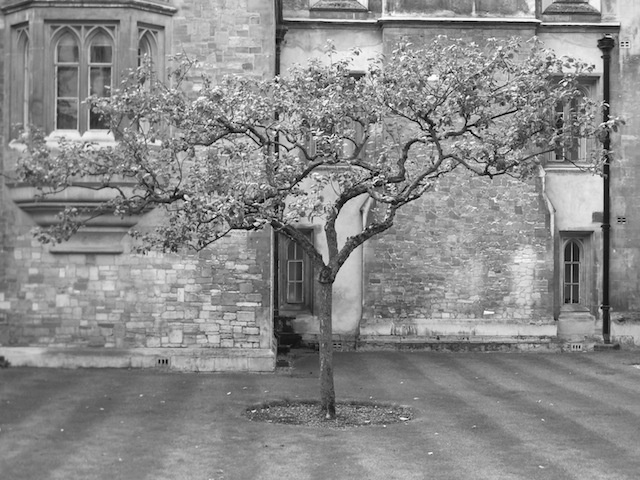
//> input picture imgProc/06/filter2D/apple_grayscale.jpg, 640 x 480 px
$ ./filter2D   (built with g++ and OpenCV 4)
//> lines starting //> are read from the running program, lines starting //| are printed output that depends on the picture
#include <iostream>
// OpenCV用のヘッダファイル
#include <opencv2/opencv.hpp>
// 画像ファイル (サイズは小さめが良い)
#define FILE_NAME "apple_grayscale.jpg"
#define WINDOW_NAME_INPUT "input"
#define WINDOW_NAME_OUTPUT "output"

int main(int argc, const char *argv[])
{

    // 画像の入力
    cv::Mat src_img; // 画像の型と変数

    src_img = cv::imread(FILE_NAME, 0); // 画像の読み込みグレースケール
//> src_img is the input picture: 480 rows x 640 cols, CV_8UC1; min 0, max 255, mean 137.8

    if (src_img.empty())
    { // 入力失敗の場合
        fprintf(stderr, "File is not opened.\n");
        return (-1);
    }
    cv::Mat dst_img;

    cv::Mat tmp_img;
    //  横方向微分フィルタdouble filter_h[] = { 0., 0., 0.,
    //                        -1., 0., 1.,
    //                        0., 0., 0. };
    //  縦方向微分フィルタdouble filter_h[] = { 0., -1., 0.,
    //                        0., 0., 0.,
    //                        0., 1., 0. };

    double filter_h[] = {-1., -1., 1.,
                         -2., 0., 2.,
                         -1., 1., 1.};
    cv::Mat kernel = cv::Mat(3, 3, CV_64F, filter_h);
    // 正規化
    //  cv::normalize(kernel, kernel, 1.0, 0.0, cv::NORM_L1);
    cv::filter2D(src_img, tmp_img, CV_64F, kernel);
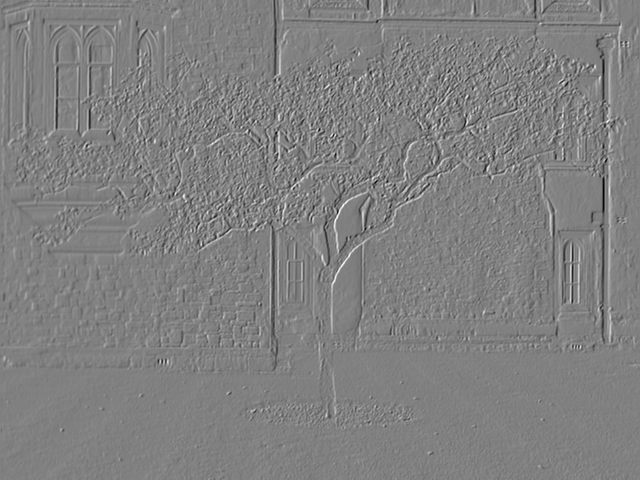
//> tmp_img: 480 rows x 640 cols, CV_64FC1; min -853, max 839, mean 0.4; drawn with min black and max white
    cv::convertScaleAbs(tmp_img, dst_img);
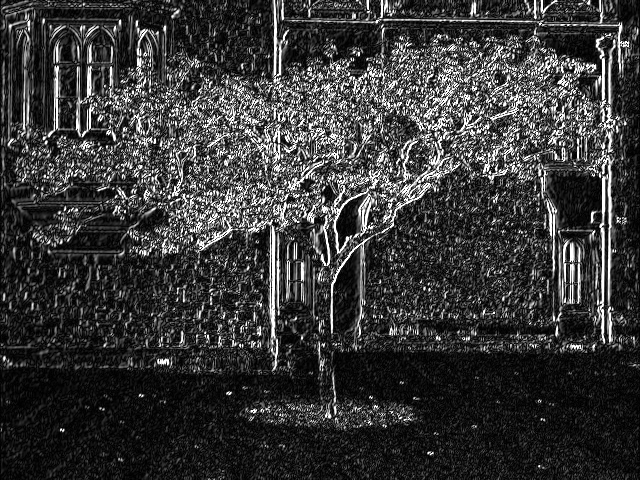
//> dst_img: 480 rows x 640 cols, CV_8UC1; min 0, max 255, mean 56.5
    cv::imshow(WINDOW_NAME_INPUT, src_img);
    cv::imshow(WINDOW_NAME_OUTPUT, dst_img);
    cv::waitKey();
    return 0;
}
